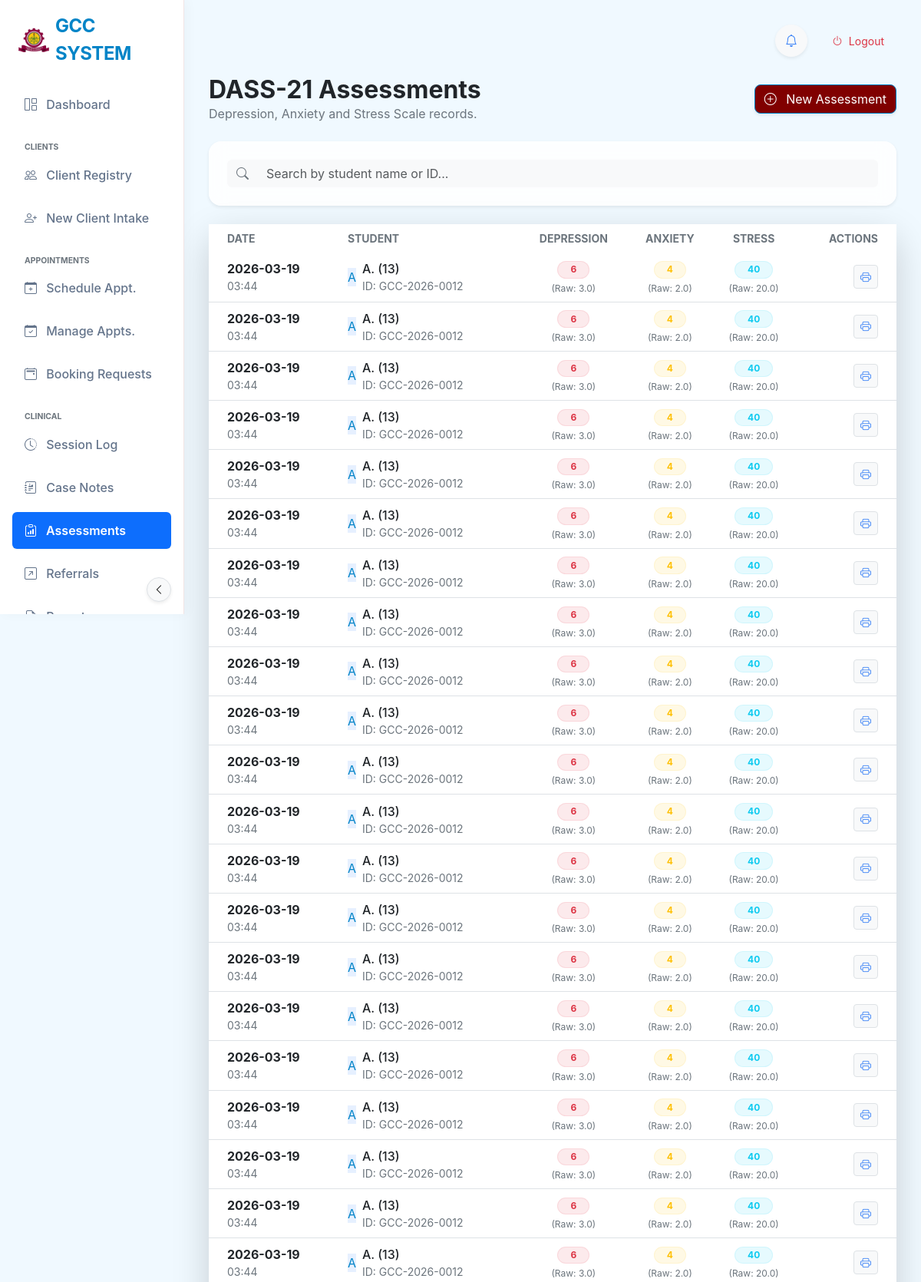
The app's page /dass21_list (signed in, upper part) with its own data.
### tables this page shows
CREATE TABLE app_settings (
            id INTEGER PRIMARY KEY AUTOINCREMENT,
            setting_name TEXT NOT NULL UNIQUE,
            setting_value TEXT
        , updated_at TIMESTAMP, global_id TEXT, last_synced_at TEXT, is_deleted BOOLEAN DEFAULT 0);

CREATE TABLE DASS21 (
            id INTEGER PRIMARY KEY AUTOINCREMENT,
            student_id INTEGER,
            depression_score FLOAT,
            anxiety_score FLOAT,
            stress_score FLOAT,
            completion_date DATE,
            created_at TIMESTAMP DEFAULT CURRENT_TIMESTAMP, updated_at TIMESTAMP, last_modified_by TEXT, is_deleted BOOLEAN DEFAULT 0, sync_status TEXT DEFAULT 'pending', global_id TEXT, last_synced_at TEXT,
            FOREIGN KEY (student_id) REFERENCES Student(id)
        );

CREATE TABLE "Student" (
	"id"	INTEGER,
	"name"	TEXT NOT NULL UNIQUE,
	"age"	INTEGER,
	"gender"	INTEGER,
	"program"	TEXT,
	"contact"	TEXT,
	"created_at"	TIMESTAMP DEFAULT CURRENT_TIMESTAMP,
	"index_number"	TEXT,
	"department"	TEXT,
	"programme"	TEXT,
	"parent_contact"	INTEGER, faculty TEXT, hall_of_residence TEXT, updated_at TIMESTAMP, last_modified_by TEXT, is_deleted BOOLEAN DEFAULT 0, sync_status TEXT DEFAULT 'pending', global_id TEXT, case_number TEXT, email TEXT, last_synced_at TEXT,
	PRIMARY KEY("id")
);

### app.py (the view)
@app.route('/dass21_list')
@login_required
def dass21_list():
    try:
        ensure_database_initialized()
        conn = get_db_connection()
        if conn is None:
            flash('Database connection failed. Please restart the application.', 'error')
            return redirect(url_for('dashboard'))
        dass21_records = []
        try:
            dass21_raw = conn.execute('''
                SELECT d.id, d.student_id, d.depression_score, d.anxiety_score, d.stress_score,
                       d.created_at, d.completion_date,
                       s.id as student_db_id, s.name as student_name, s.index_number, s.programme, s.case_number
                FROM DASS21 d
                LEFT JOIN Student s ON d.student_id = s.id
                ORDER BY d.created_at DESC
            ''').fetchall()
            for d in dass21_raw:
                d_dict = dict(d)
                student_db_id = d_dict.get('student_db_id', 0)
                d_dict['professional_id'] = d_dict.get('case_number') or (f"GCC-{datetime.now().year}-{student_db_id:04d}" if student_db_id else 'N/A')
                d_dict['final_depression'] = (
                    d_dict.get('depression_score', 0) or 0) * 2
                d_dict['final_anxiety'] = (
                    d_dict.get('anxiety_score', 0) or 0) * 2
                d_dict['final_stress'] = (
                    d_dict.get('stress_score', 0) or 0) * 2
                dass21_records.append(d_dict)
        except Exception as e:
            print(f"[DASS21_LIST] Error getting DASS-21 records: {e}")
            import traceback
            traceback.print_exc()
        finally:
            try:
                conn.close()
            except Exception:
                pass
        return render_template('dass21_list.html', dass21_records=dass21_records)
    except Exception as e:
        print(f"[DASS21_LIST] Unexpected error: {e}")
        import traceback
        traceback.print_exc()
        flash('Error loading DASS-21 records. Please try again.', 'error')
        return redirect(url_for('dashboard'))

### templates/dass21_list.html (shortened to what this page needs)
{% extends "base_modern.html" %}
{% block content %}
<div class="row align-items-center mb-4">
    <div class="col-md-6">
        <h2 class="fw-bold mb-0 text-dark">DASS-21 Assessments</h2>
        <p class="text-muted mb-0">Depression, Anxiety and Stress Scale records.</p>
    </div>
    <div class="col-md-6 text-md-end mt-3 mt-md-0">
        <a href="{{ url_for('dass21') }}" class="btn btn-primary shadow-sm btn-hover-lift">
            <i class="bi bi-plus-circle me-2"></i> New Assessment
        </a>
    </div>
</div>
<div class="card card-glass border-0 shadow-sm mb-4">
    <div class="card-body p-4">
        <div class="input-group">
            <span class="input-group-text bg-light border-0"><i class="bi bi-search text-muted"></i></span>
            <input type="text" class="form-control bg-light border-0" id="searchInput"
                placeholder="Search by student name or ID...">
        </div>
    </div>
</div>
<div class="card card-glass border-0 shadow-lg">
    <div class="card-body p-0">
        <div class="table-responsive">
            <table class="table table-hover align-middle mb-0" id="dass21Table" style="min-height: 300px;">
                <thead class="bg-light">
                    <tr>
                        <th class="ps-4 text-uppercase small fw-bold text-muted border-0">Date</th>
                        <th class="text-uppercase small fw-bold text-muted border-0">Student</th>
                        <th class="text-center text-uppercase small fw-bold text-muted border-0">Depression</th>
                        <th class="text-center text-uppercase small fw-bold text-muted border-0">Anxiety</th>
                        <th class="text-center text-uppercase small fw-bold text-muted border-0">Stress</th>
                        <th class="text-end pe-4 text-uppercase small fw-bold text-muted border-0">Actions</th>
                    </tr>
                </thead>
                <tbody class="border-top-0">
                    {% for dass21 in dass21_records %}
                    <tr>
                        <td class="ps-4">
                            <span class="fw-bold text-dark">{{ dass21.created_at.split(' ')[0] if dass21.created_at else
                                'N/A' }}</span>
                            <div class="small text-muted">{{ dass21.created_at.split(' ')[1][:5] if dass21.created_at
                                and ' ' in dass21.created_at else '' }}</div>
                        </td>
                        <td>
                            <div class="d-flex align-items-center">
                                <div class="avatar-circle bg-primary bg-opacity-10 text-primary me-2">
                                    {{ dass21.student_name[0] if dass21.student_name else '?' }}
                                </div>
                                <div class="d-flex flex-column">
                                    <span class="fw-medium text-dark">{{ dass21.student_name or 'N/A' }}</span>
                                    <span class="small text-muted">ID: {{ dass21.professional_id }}</span>
                                </div>
                            </div>
                        </td>
                        <td class="text-center">
                            <span
                                class="badge bg-danger bg-opacity-10 text-danger border border-danger border-opacity-10 rounded-pill px-3">
                                {{ "%.0f"|format(dass21.final_depression) }}
                            </span>
                            <div class="small text-muted mt-1" style="font-size: 0.75rem;">(Raw: {{
                                dass21.depression_score }})</div>
                        </td>
                        <td class="text-center">
                            <span
                                class="badge bg-warning bg-opacity-10 text-warning border border-warning border-opacity-10 rounded-pill px-3">
                                {{ "%.0f"|format(dass21.final_anxiety) }}
                            </span>
                            <div class="small text-muted mt-1" style="font-size: 0.75rem;">(Raw: {{ dass21.anxiety_score
                                }})</div>
                        </td>
                        <td class="text-center">
                            <span
                                class="badge bg-info bg-opacity-10 text-info border border-info border-opacity-10 rounded-pill px-3">
                                {{ "%.0f"|format(dass21.final_stress) }}
                            </span>
                            <div class="small text-muted mt-1" style="font-size: 0.75rem;">(Raw: {{ dass21.stress_score
                                }})</div>
                        </td>
                        <td class="text-end pe-4">
                            <a href="{{ url_for('print_dass21', dass21_id=dass21.id) }}" target="_blank"
                                class="btn btn-sm btn-light border btn-hover-lift" title="Print Result">
                                <i class="bi bi-printer text-secondary"></i>
                            </a>
                        </td>
                    </tr>
                    {% endfor %}
                </tbody>
            </table>
        </div>
    </div>
</div>
{% endblock %}

### templates/base_modern.html (shortened to what this page needs)
<!DOCTYPE html>
<html lang="en">
<head>
    <link href="{{ url_for('static', filename='css/bootstrap.min.css') }}" rel="stylesheet">
    <link rel="stylesheet" href="{{ url_for('static', filename='css/bootstrap-icons.css') }}">
    <link rel="stylesheet" href="{{ url_for('static', filename='css/modern_theme.css') }}?v=2.2">
</head>
<body data-theme="{{ settings.get('active_theme', 'default') }}">
    <nav class="sidebar-glass d-flex flex-column flex-shrink-0 p-3" id="sidebar">
        <div class="mb-4">
            <a href="/" class="d-flex align-items-center link-dark text-decoration-none logo-container ps-2">
                {% if settings.logo_url %}
                <img src="{{ settings.logo_url }}" class="me-2"
                    style="max-height: 40px; max-width: 40px; object-fit: contain;">
                {% else %}
                <div class="bg-gradient p-2 rounded-3 me-2" style="background: maroon; color: white;">
                    <i class="bi bi-heart-pulse-fill fs-4"></i>
                </div>
                {% endif %}
                <span class="fs-4 fw-bold sidebar-header-text" style="letter-spacing: -0.02em; color: var(--brand-primary);">{{ settings.get('system_name', 'USTED SYSTEM') }}</span>
            </a>
        </div>
        <ul class="nav nav-pills flex-column mb-auto">
            <li class="nav-item">
                <a href="{{ url_for('dashboard') }}"
                    class="nav-link {% if request.endpoint == 'dashboard' %}active{% endif %}" title="Dashboard"
                    data-bs-toggle="tooltip" data-bs-placement="right">
                    <i class="bi bi-grid-1x2 me-2"></i> <span>Dashboard</span>
                </a>
            </li>
            {% if session.get('role') in ['Secretary', 'Admin', 'Counsellor', 'Counselor'] %}
            <li class="mt-3 text-uppercase small text-muted fw-bold ps-3 mb-1 nav-category-header" style="font-size:0.65rem;">Clients</li>
            <li>
                <a href="{{ url_for('students') }}"
                    class="nav-link {% if 'student' in request.endpoint and 'intake' not in request.endpoint %}active{% endif %}"
                    title="Client Registry" data-bs-toggle="tooltip" data-bs-placement="right">
                    <i class="bi bi-people me-2"></i> <span>Client Registry</span>
                </a>
            </li>
            <li>
                <a href="{{ url_for('intake') }}"
                    class="nav-link {% if 'intake' in request.endpoint %}active{% endif %}" title="New Client Intake"
                    data-bs-toggle="tooltip" data-bs-placement="right">
                    <i class="bi bi-person-plus me-2"></i> <span>New Client Intake</span>
                </a>
            </li>
            <li class="mt-3 text-uppercase small text-muted fw-bold ps-3 mb-1 nav-category-header" style="font-size:0.65rem;">Appointments</li>
            <li>
                <a href="{{ url_for('appointment') }}"
                    class="nav-link {% if request.endpoint == 'appointment' %}active{% endif %}"
                    title="Schedule Appointment" data-bs-toggle="tooltip" data-bs-placement="right">
                    <i class="bi bi-calendar-plus me-2"></i> <span>Schedule Appt.</span>
                </a>
            </li>
            <li>
                <a href="{{ url_for('manage_appointments') }}"
                    class="nav-link {% if 'manage_appointments' in request.endpoint %}active{% endif %}"
                    title="Manage Appointments" data-bs-toggle="tooltip" data-bs-placement="right">
                    <i class="bi bi-calendar-check me-2"></i> <span>Manage Appts.</span>
                </a>
            </li>
            <li>
                <a href="/admin/bookings"
                    class="nav-link {% if 'bookings' in request.endpoint %}active{% endif %}" title="Booking Requests"
                    data-bs-toggle="tooltip" data-bs-placement="right">
                    <i class="bi bi-calendar2-event me-2"></i>
                    <span>Booking Requests</span>
                </a>
            </li>
            {% endif %}
            {% if (session.get('role') or '')|trim in ['Counsellor', 'Counselor', 'Admin'] %}
            <li class="mt-3 text-uppercase small text-muted fw-bold ps-3 mb-1 nav-category-header" style="font-size:0.65rem;">Clinical</li>
            <li>
                <a href="{{ url_for('sessions_list') }}"
                    class="nav-link {% if 'session' in request.endpoint and 'case' not in request.endpoint %}active{% endif %}"
                    title="Session Log" data-bs-toggle="tooltip" data-bs-placement="right">
                    <i class="bi bi-clock-history me-2"></i> <span>Session Log</span>
                </a>
            </li>
            <li>
                <a href="{{ url_for('case_notes_list') }}"
                    class="nav-link {% if 'case_notes' in request.endpoint %}active{% endif %}" title="Case Notes"
                    data-bs-toggle="tooltip" data-bs-placement="right">
                    <i class="bi bi-journal-richtext me-2"></i> <span>Case Notes</span>
                </a>
            </li>
            <li>
                <a href="{{ url_for('dass21_list') }}"
                    class="nav-link {% if 'dass21' in request.endpoint %}active{% endif %}" title="Assessments"
                    data-bs-toggle="tooltip" data-bs-placement="right">
                    <i class="bi bi-clipboard-data me-2"></i> <span>Assessments</span>
                </a>
            </li>
            <li>
                <a href="{{ url_for('all_referrals') }}"
                    class="nav-link {% if 'referral' in request.endpoint %}active{% endif %}" title="Referrals"
                    data-bs-toggle="tooltip" data-bs-placement="right">
                    <i class="bi bi-arrow-up-right-square me-2"></i> <span>Referrals</span>
                </a>
            </li>
            <li>
                <a href="{{ url_for('reports_list') }}"
                    class="nav-link {% if 'report' in request.endpoint %}active{% endif %}" title="Reports"
                    data-bs-toggle="tooltip" data-bs-placement="right">
                    <i class="bi bi-file-earmark-bar-graph me-2"></i> <span>Reports</span>
                </a>
            </li>
            {% endif %}
        </ul>
                    {% set role_labels = {'Secretary': 'Desk Administrator', 'Admin': 'System Administrator', 'Counsellor': 'Counsellor', 'Counselor': 'Counsellor'} %}
                    {% set display_name = session.get('full_name', 'User') %}
                    {% if display_name.strip().lower() in ['secretary', 'admin', 'counsellor', 'counselor'] %}
                        {% set display_name = role_labels.get(session.get('role'), display_name) %}
                    {% endif %}
        <button
            class="btn btn-sm btn-light border position-absolute bottom-0 end-0 m-3 rounded-circle shadow-sm d-none d-md-flex align-items-center justify-content-center"
            id="sidebarToggle" style="width: 32px; height: 32px; z-index: 1050;">
            <i class="bi bi-chevron-left"></i>
        </button>
    </nav>
    <main class="main-content">
        <div class="d-flex justify-content-between align-items-center mb-4 gap-3">
            <div class="d-flex align-items-center gap-3">
                <div class="dropdown">
                    <button class="btn btn-light rounded-circle position-relative shadow-sm" type="button"
                        id="notifDropdown" data-bs-toggle="dropdown" aria-expanded="false"
                        style="width: 42px; height: 42px;">
                        <i class="bi bi-bell text-secondary"></i>
                    </button>
                </div>
                <a href="{{ url_for('logout') }}" class="btn btn-outline-danger border-0 btn-sm rounded-pill px-3">
                    <i class="bi bi-power me-1"></i> Logout
                </a>
            </div>
        </div>
        {% block content %}{% endblock %}
    </main>
</body>
</html>

### records on screen
app_settings: logo_url (picture)
app_settings: get "GCC SYSTEM"
DASS21: created_at "2026-03-19", created_at "03:44", name "A", name "A. (13)", professional_id "GCC-2026-0012", final_depression "6", depression_score "3.0", final_anxiety "4", anxiety_score "2.0", final_stress "40", stress_score "20.0"
DASS21: created_at "2026-03-19", created_at "03:44", name "A", name "A. (13)", professional_id "GCC-2026-0012", final_depression "6", depression_score "3.0", final_anxiety "4", anxiety_score "2.0", final_stress "40", stress_score "20.0"
DASS21: created_at "2026-03-19", created_at "03:44", name "A", name "A. (13)", professional_id "GCC-2026-0012", final_depression "6", depression_score "3.0", final_anxiety "4", anxiety_score "2.0", final_stress "40", stress_score "20.0"
DASS21: created_at "2026-03-19", created_at "03:44", name "A", name "A. (13)", professional_id "GCC-2026-0012", final_depression "6", depression_score "3.0", final_anxiety "4", anxiety_score "2.0", final_stress "40", stress_score "20.0"
DASS21: created_at "2026-03-19", created_at "03:44", name "A", name "A. (13)", professional_id "GCC-2026-0012", final_depression "6", depression_score "3.0", final_anxiety "4", anxiety_score "2.0", final_stress "40", stress_score "20.0"
DASS21: created_at "2026-03-19", created_at "03:44", name "A", name "A. (13)", professional_id "GCC-2026-0012", final_depression "6", depression_score "3.0", final_anxiety "4", anxiety_score "2.0", final_stress "40", stress_score "20.0"
DASS21: created_at "2026-03-19", created_at "03:44", name "A", name "A. (13)", professional_id "GCC-2026-0012", final_depression "6", depression_score "3.0", final_anxiety "4", anxiety_score "2.0", final_stress "40", stress_score "20.0"
DASS21: created_at "2026-03-19", created_at "03:44", name "A", name "A. (13)", professional_id "GCC-2026-0012", final_depression "6", depression_score "3.0", final_anxiety "4", anxiety_score "2.0", final_stress "40", stress_score "20.0"
DASS21: created_at "2026-03-19", created_at "03:44", name "A", name "A. (13)", professional_id "GCC-2026-0012", final_depression "6", depression_score "3.0", final_anxiety "4", anxiety_score "2.0", final_stress "40", stress_score "20.0"
DASS21: created_at "2026-03-19", created_at "03:44", name "A", name "A. (13)", professional_id "GCC-2026-0012", final_depression "6", depression_score "3.0", final_anxiety "4", anxiety_score "2.0", final_stress "40", stress_score "20.0"
DASS21: created_at "2026-03-19", created_at "03:44", name "A", name "A. (13)", professional_id "GCC-2026-0012", final_depression "6", depression_score "3.0", final_anxiety "4", anxiety_score "2.0", final_stress "40", stress_score "20.0"
DASS21: created_at "2026-03-19", created_at "03:44", name "A", name "A. (13)", professional_id "GCC-2026-0012", final_depression "6", depression_score "3.0", final_anxiety "4", anxiety_score "2.0", final_stress "40", stress_score "20.0"
DASS21: created_at "2026-03-19", created_at "03:44", name "A", name "A. (13)", professional_id "GCC-2026-0012", final_depression "6", depression_score "3.0", final_anxiety "4", anxiety_score "2.0", final_stress "40", stress_score "20.0"
DASS21: created_at "2026-03-19", created_at "03:44", name "A", name "A. (13)", professional_id "GCC-2026-0012", final_depression "6", depression_score "3.0", final_anxiety "4", anxiety_score "2.0", final_stress "40", stress_score "20.0"
DASS21: created_at "2026-03-19", created_at "03:44", name "A", name "A. (13)", professional_id "GCC-2026-0012", final_depression "6", depression_score "3.0", final_anxiety "4", anxiety_score "2.0", final_stress "40", stress_score "20.0"
DASS21: created_at "2026-03-19", created_at "03:44", name "A", name "A. (13)", professional_id "GCC-2026-0012", final_depression "6", depression_score "3.0", final_anxiety "4", anxiety_score "2.0", final_stress "40", stress_score "20.0"
DASS21: created_at "2026-03-19", created_at "03:44", name "A", name "A. (13)", professional_id "GCC-2026-0012", final_depression "6", depression_score "3.0", final_anxiety "4", anxiety_score "2.0", final_stress "40", stress_score "20.0"
DASS21: created_at "2026-03-19", created_at "03:44", name "A", name "A. (13)", professional_id "GCC-2026-0012", final_depression "6", depression_score "3.0", final_anxiety "4", anxiety_score "2.0", final_stress "40", stress_score "20.0"
DASS21: created_at "2026-03-19", created_at "03:44", name "A", name "A. (13)", professional_id "GCC-2026-0012", final_depression "6", depression_score "3.0", final_anxiety "4", anxiety_score "2.0", final_stress "40", stress_score "20.0"
DASS21: created_at "2026-03-19", created_at "03:44", name "A", name "A. (13)", professional_id "GCC-2026-0012", final_depression "6", depression_score "3.0", final_anxiety "4", anxiety_score "2.0", final_stress "40", stress_score "20.0"
DASS21: created_at "2026-03-19", created_at "03:44", name "A", name "A. (13)", professional_id "GCC-2026-0012", final_depression "6", depression_score "3.0", final_anxiety "4", anxiety_score "2.0", final_stress "40", stress_score "20.0"
